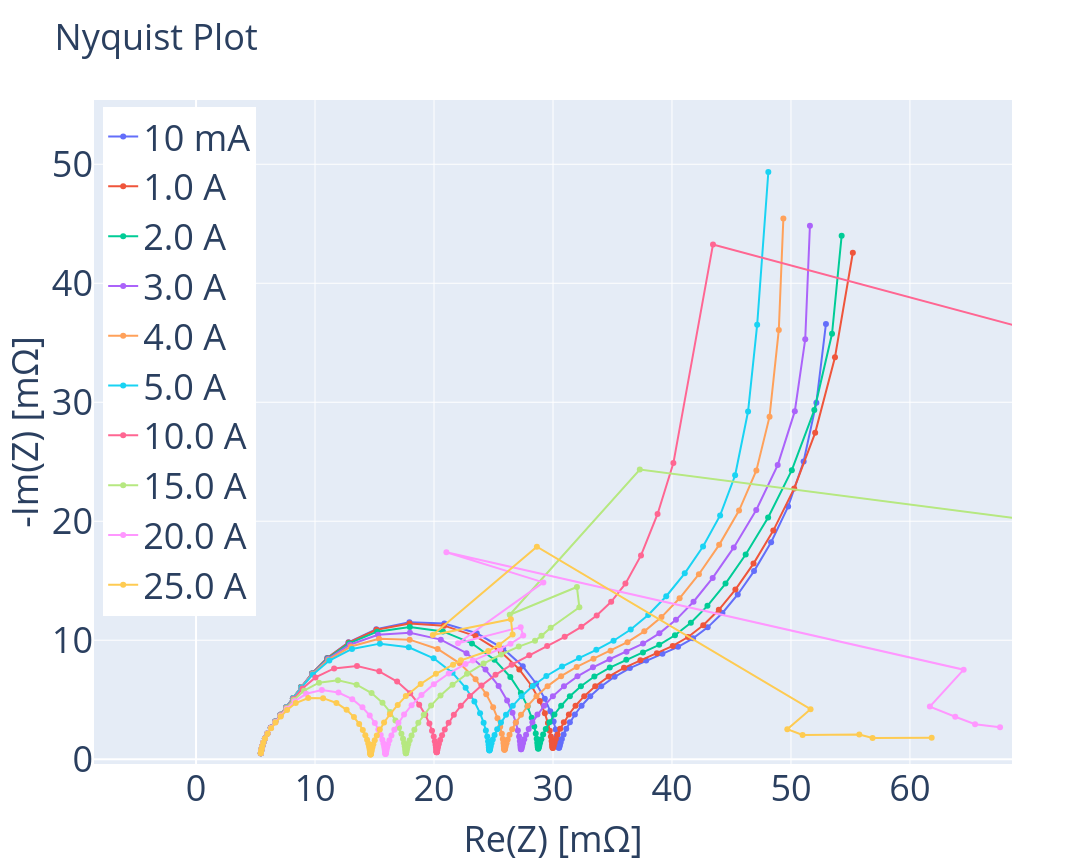

Notebook code for this chart:
### Markdown cell above
### 3.2. PyBaMM, and then V/I : This can capture C-rate Dependence

### Code cell
# 1. Model
model = pybamm.lithium_ion.SPMe(options={"surface form": "differential", "contact resistance": "true"})

# 2. Parameters
base_param = pybamm.ParameterValues("Chen2020")

# 3. EIS Setting
eis_info_base = {
    "freqs_hz"       : np.logspace(np.log10(200e-6), np.log10(1000), 60).tolist(),
    "n_periods"      : 10,
    "dc_offset_a"    : 0.0,
    "pts_per_period" : 60,
}

# 4. Operating Condition
battery_info = {
    "soc"     : 0.5,
    "T_kelvin": 298.15,
}

# 5. C-rate sweep
ac_mags = [10e-3, 1000e-3, 2000e-3, 3000e-3, 4000e-3, 5000e-3, 2*5000e-3, 3*5000e-3, 4*5000e-3, 5*5000e-3]

results = {}
for ac_mag in ac_mags:
    # 1. 단위를 A 또는 mA로 자동 선택하여 label 생성
    if ac_mag >= 1.0:
        label = f"{ac_mag:.1f} A"
    else:
        label = f"{ac_mag*1000:.0f} mA"
        
    eis_info = {**eis_info_base, "ac_mag_a": ac_mag}
    print(f"\n{'='*40}\n  Running {label}...\n{'='*40}")
    
    # 여기서 name=label로 넘겨주면, plot_nyquist에서 result.get("name")으로 사용됩니다.
    results[label] = run_EIS(
        battery_info=battery_info, eis_info=eis_info,
        model=model, name=label, 
        param=base_param.copy()
    )

plot_nyquist(list(results.values()))
